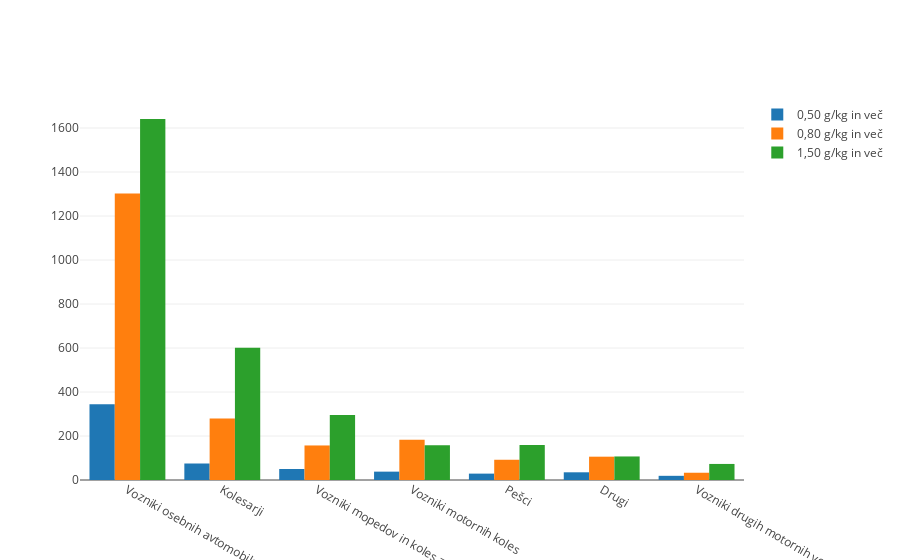

Notebook source saved alongside this figure:
### Code cell
trace1 = go.Bar(
    x=alko_sum["kategorija"],
    y=alko_sum["alko_05"],
    name='0,50 g/kg in več',
)
trace2 = go.Bar(
    x=alko_sum["kategorija"],
    y=alko_sum["alko_08"],
    name='0,80 g/kg in več',
)
trace3 = go.Bar(
    x=alko_sum["kategorija"],
    y=alko_sum["alko_15"],
    name='1,50 g/kg in več',
)

data = [trace1, trace2, trace3]
layout = go.Layout(
    barmode='group'
)

fig = go.Figure(data=data, layout=layout)
iplot(fig, filename='grouped-bar')

### Figure 1 — Plotly figure (JSON) as saved in the notebook; plotly's stock layout.template omitted (floating-point values rounded to 4 significant figures)
{"data": [{"name": "0,50 g/kg in več", "type": "bar", "x": ["Vozniki osebnih avtomobilov", "Kolesarji", "Vozniki mopedov in koles z motorjem", "Vozniki motornih koles", "Pešci", "Drugi", "Vozniki drugih motornih vozil"], "y": [344, 75, 50, 38, 29, 35, 19]}, {"name": "0,80 g/kg in več", "type": "bar", "x": ["Vozniki osebnih avtomobilov", "Kolesarji", "Vozniki mopedov in koles z motorjem", "Vozniki motornih koles", "Pešci", "Drugi", "Vozniki drugih motornih vozil"], "y": [1302, 280, 157, 183, 92, 106, 33]}, {"name": "1,50 g/kg in več", "type": "bar", "x": ["Vozniki osebnih avtomobilov", "Kolesarji", "Vozniki mopedov in koles z motorjem", "Vozniki motornih koles", "Pešci", "Drugi", "Vozniki drugih motornih vozil"], "y": [1641, 601, 296, 158, 159, 107, 73]}], "layout": {"barmode": "group"}}
